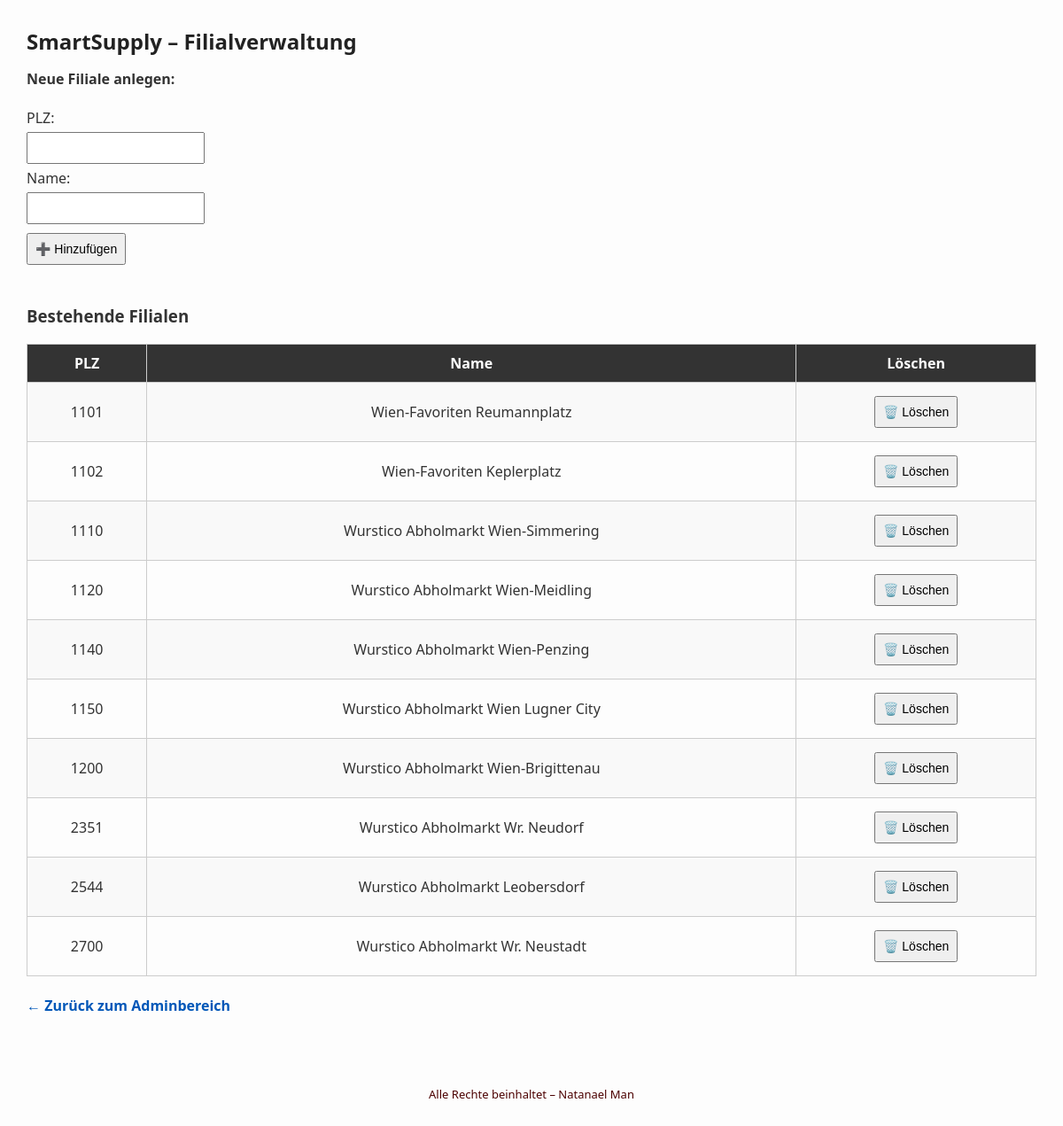
Screenshot of /filialverwaltung (signed in) with the database file from the repository.
### tables this page shows
CREATE TABLE filialen (
  plz TEXT PRIMARY KEY,
  name TEXT
);

### app.py (the view)
@app.route('/filialverwaltung', methods=['GET', 'POST'])
def filialverwaltung():
    if not session.get('admin'):
        return redirect('/')
    conn = get_db()
    cur = conn.cursor()
    if request.method == 'POST' and 'filialhinzu' in request.form:
        plz = request.form['plz']
        name = request.form['name']
        cur.execute("INSERT INTO filialen (plz, name) VALUES (?, ?)", (plz, name))
        conn.commit()
    if request.method == 'POST' and 'filialloeschen' in request.form:
        plz = request.form['plz_loeschen']
        cur.execute("DELETE FROM filialen WHERE plz = ?", (plz,))
        conn.commit()
    cur.execute("SELECT * FROM filialen ORDER BY plz")
    filialen = cur.fetchall()
    return render_template('filialverwaltung.html', filialen=filialen)

### app.py (called while the page is built)
def get_db():
    conn = sqlite3.connect('frood.db')
    conn.row_factory = sqlite3.Row
    return conn

### templates/filialverwaltung.html (shortened to what this page needs)
<!doctype html>
<html lang="de">
<head>
</head>
<body>
    <h2>SmartSupply – Filialverwaltung</h2>
    <form method="post">
        <b>Neue Filiale anlegen:</b><br><br>
        <label>PLZ:</label><br>
        <input type="text" name="plz" required><br>
        <label>Name:</label><br>
        <input type="text" name="name" required><br>
        <button type="submit" name="filialhinzu">➕ Hinzufügen</button>
    </form>
    <h3>Bestehende Filialen</h3>
    <table>
        <tr>
            <th>PLZ</th>
            <th>Name</th>
            <th>Löschen</th>
        </tr>
        {% for f in filialen %}
        <tr>
            <td>{{ f.plz }}</td>
            <td>{{ f.name }}</td>
            <td>
                <form method="post" style="display:inline;">
                    <button type="submit" name="filialloeschen" onclick="return confirm('Filiale wirklich löschen?');">🗑️ Löschen</button>
                </form>
            </td>
        </tr>
        {% endfor %}
    </table>
    <br>
    <a href="/admin">← Zurück zum Adminbereich</a>
    <footer class="footer">
        Alle Rechte beinhaltet – Natanael Man
    </footer>
</body>
</html>

### templates/filialverwaltung.html (style rules this page uses)
body { font-family: 'Segoe UI', Tahoma, Geneva, Verdana, sans-serif; margin: 30px; background-color: #fdfdfd; color: #333; }
h2 { color: #222; margin-bottom: 15px; }
h3 { margin-top: 40px; }
a { text-decoration: none; color: #0057b8; font-weight: bold; }
input, button { padding: 8px; font-size: 14px; margin: 5px 0; }
form { margin-bottom: 20px; }
table { border-collapse: collapse; width: 100%; margin-top: 10px; }
th, td { border: 1px solid #ccc; padding: 10px; text-align: center; }
th { background-color: #333; color: white; }
tr:nth-child(even) { background-color: #f9f9f9; }
.footer { margin-top: 60px; padding-top: 20px; font-size: 13px; text-align: center; color: #4c0000; }

### rows the page displays
filialen: plz "1101", name "Wien-Favoriten Reumannplatz"
filialen: plz "1102", name "Wien-Favoriten Keplerplatz"
filialen: plz "1110", name "Wurstico Abholmarkt Wien-Simmering"
filialen: plz "1120", name "Wurstico Abholmarkt Wien-Meidling"
filialen: plz "1140", name "Wurstico Abholmarkt Wien-Penzing"
filialen: plz "1150", name "Wurstico Abholmarkt Wien Lugner City"
filialen: plz "1200", name "Wurstico Abholmarkt Wien-Brigittenau"
filialen: plz "2351", name "Wurstico Abholmarkt Wr. Neudorf"
filialen: plz "2544", name "Wurstico Abholmarkt Leobersdorf"
filialen: plz "2700", name "Wurstico Abholmarkt Wr. Neustadt"
